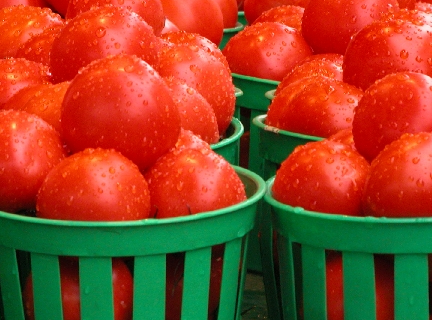
%> input picture Matlab/images/tomatoes.bmp, 432 x 320 px
$ octave Images.m   (GNU Octave 9; MATLAB toolbox functions it lacks are replaced by stand-ins)
%> lines starting %> are read from the running program, lines starting %| are printed output that depends on the picture; in (x1, y1, x2, y2) boxes, pixels count from 0 and x2, y2 are one past the last pixel; in counts of white or black regions, pixels touching at a corner belong together; the program's own positions count from 1
%---------- image reading and displaying ------------
f  = imread('images/tomatoes.bmp');
%> f is the input picture: size 320x432x3 uint8; mean R, G, B 150.2, 70.2, 38.1
whos f
subplot(2,3,1);
imshow(f);
title('Tomatoes RGB')
%-----Index Image--------
[IND,map] = rgb2ind(f,64);
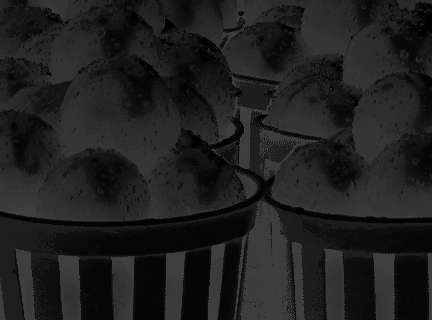
%> IND: size 320x432 uint8; min 0, max 63, mean 31.5
%> map = 64 rows, first 12: [0.988 0.808 0.78; 0.992 0.643 0.596; 0.549 0.89 0.659; 0.349 0.788 0.537; 0.224 0.682 0.431; 0.0353 0.592 0.333; 0.0196 0.545 0.302; 0.0196 0.514 0.278; 0.996 0.522 0.486; 0.996 0.522 0.306; 0.996 0.459 0.408; 0.498 0.682 0.455]
subplot(2,3,2);
imshow(IND,map);
title('Tomatoes Index')
imwrite(IND,map,'images/indextomatoes.png');


%----Grayscale the input image-----------
I = rgb2gray(f);
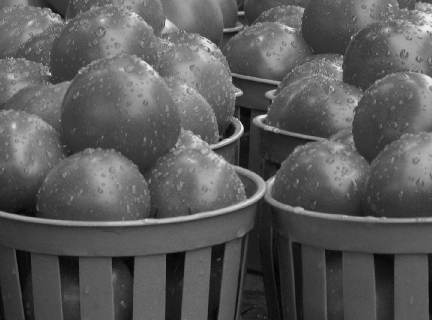
%> I: size 320x432 uint8; min 1, max 240, mean 90.5
subplot(2,3,3);
imshow(I);
title('Tomatoes Gray')
imwrite(I,'images/graytomatoes.jpg','quality',100);
%--------Binary image-----
g1=im2bw(I,0.2);
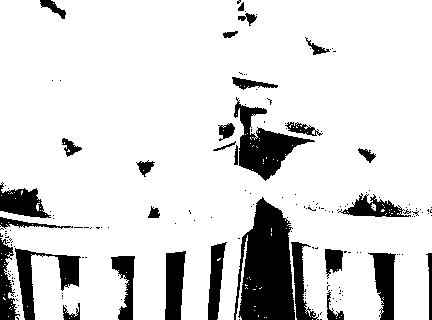
%> g1: size 320x432 logical; 85.5% white; 177 black regions (147 under 20 px), largest, box (x1, y1, x2, y2) and area: (234, 197, 295, 320) 5305, (234, 97, 315, 181) 2424, (15, 248, 81, 320) 1541
subplot(2,3,4);
imshow(g1);
title('T=0.2')

g2=im2bw(I);
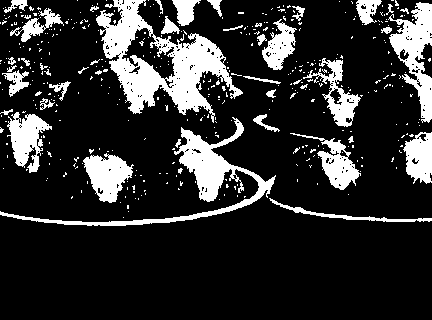
%> g2: size 320x432 logical; 18.2% white; 422 white regions (379 under 20 px), largest, box (x1, y1, x2, y2) and area: (96, 0, 243, 123) 6640, (0, 117, 276, 226) 3753, (388, 2, 432, 123) 2371
subplot(2,3,5);
imshow(g2);
title('T=0.5')

g3=im2bw(I,0.7);
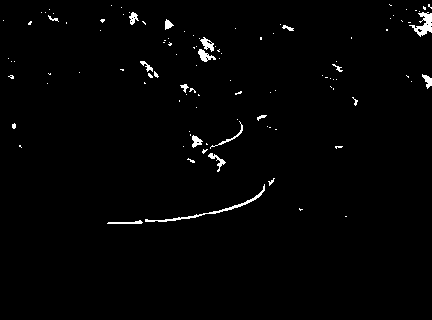
%> g3: size 320x432 logical; 1.4% white; 109 white regions (90 under 20 px), largest, box (x1, y1, x2, y2) and area: (145, 184, 265, 222) 304, (409, 12, 432, 37) 259, (198, 49, 216, 62) 112
subplot(2,3,6);
imshow(g3);
title('T=0.7')
